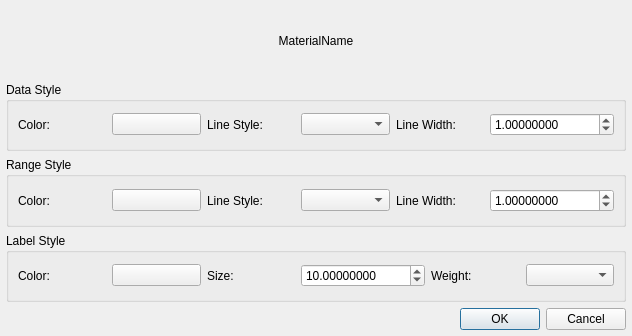
<?xml version="1.0" encoding="UTF-8"?>
<ui version="4.0">
 <class>overlay_style_picker</class>
 <widget class="QDialog" name="overlay_style_picker">
  <property name="geometry">
   <rect>
    <x>0</x>
    <y>0</y>
    <width>632</width>
    <height>336</height>
   </rect>
  </property>
  <property name="windowTitle">
   <string>Overlay Style</string>
  </property>
  <layout class="QGridLayout" name="gridLayout">
   <property name="leftMargin">
    <number>6</number>
   </property>
   <property name="topMargin">
    <number>6</number>
   </property>
   <property name="rightMargin">
    <number>6</number>
   </property>
   <property name="bottomMargin">
    <number>6</number>
   </property>
   <item row="0" column="0" colspan="4">
    <widget class="QLabel" name="material_name">
     <property name="text">
      <string>MaterialName</string>
     </property>
     <property name="alignment">
      <set>Qt::AlignCenter</set>
     </property>
    </widget>
   </item>
   <item row="6" column="0" colspan="4">
    <widget class="QDialogButtonBox" name="button_box">
     <property name="standardButtons">
      <set>QDialogButtonBox::Cancel|QDialogButtonBox::Ok</set>
     </property>
    </widget>
   </item>
   <item row="3" column="0" colspan="4">
    <widget class="QGroupBox" name="data_style_group">
     <property name="title">
      <string>Data Style</string>
     </property>
     <layout class="QGridLayout" name="gridLayout_2">
      <item row="0" column="4">
       <widget class="QLabel" name="data_style_label">
        <property name="text">
         <string>Line Style:</string>
        </property>
        <property name="buddy">
         <cstring>data_style</cstring>
        </property>
       </widget>
      </item>
      <item row="0" column="0">
       <widget class="QLabel" name="data_color_label">
        <property name="text">
         <string>Color:</string>
        </property>
        <property name="buddy">
         <cstring>data_color</cstring>
        </property>
       </widget>
      </item>
      <item row="0" column="1">
       <widget class="QPushButton" name="data_color">
        <property name="text">
         <string/>
        </property>
        <property name="autoDefault">
         <bool>false</bool>
        </property>
       </widget>
      </item>
      <item row="0" column="5">
       <widget class="QComboBox" name="data_style"/>
      </item>
      <item row="0" column="6">
       <widget class="QLabel" name="data_size_label">
        <property name="text">
         <string>Line Width:</string>
        </property>
        <property name="buddy">
         <cstring>data_size</cstring>
        </property>
       </widget>
      </item>
      <item row="0" column="7">
       <widget class="ScientificDoubleSpinBox" name="data_size">
        <property name="keyboardTracking">
         <bool>false</bool>
        </property>
        <property name="decimals">
         <number>8</number>
        </property>
        <property name="minimum">
         <double>0.000001000000000</double>
        </property>
        <property name="maximum">
         <double>100000.000000000000000</double>
        </property>
        <property name="singleStep">
         <double>0.100000000000000</double>
        </property>
        <property name="value">
         <double>1.000000000000000</double>
        </property>
       </widget>
      </item>
     </layout>
    </widget>
   </item>
   <item row="4" column="0" colspan="4">
    <widget class="QGroupBox" name="range_style_group">
     <property name="title">
      <string>Range Style</string>
     </property>
     <layout class="QGridLayout" name="gridLayout_3">
      <item row="0" column="1">
       <widget class="QPushButton" name="range_color">
        <property name="text">
         <string/>
        </property>
        <property name="autoDefault">
         <bool>false</bool>
        </property>
       </widget>
      </item>
      <item row="0" column="0">
       <widget class="QLabel" name="range_color_label">
        <property name="text">
         <string>Color:</string>
        </property>
        <property name="buddy">
         <cstring>range_color</cstring>
        </property>
       </widget>
      </item>
      <item row="0" column="4">
       <widget class="QLabel" name="range_style_label">
        <property name="text">
         <string>Line Style:</string>
        </property>
        <property name="buddy">
         <cstring>range_style</cstring>
        </property>
       </widget>
      </item>
      <item row="0" column="5">
       <widget class="QComboBox" name="range_style">
        <property name="currentText">
         <string/>
        </property>
       </widget>
      </item>
      <item row="0" column="6">
       <widget class="QLabel" name="range_size_label">
        <property name="text">
         <string>Line Width:</string>
        </property>
        <property name="buddy">
         <cstring>range_size</cstring>
        </property>
       </widget>
      </item>
      <item row="0" column="7">
       <widget class="ScientificDoubleSpinBox" name="range_size">
        <property name="keyboardTracking">
         <bool>false</bool>
        </property>
        <property name="decimals">
         <number>8</number>
        </property>
        <property name="minimum">
         <double>0.000001000000000</double>
        </property>
        <property name="maximum">
         <double>100000.000000000000000</double>
        </property>
        <property name="singleStep">
         <double>0.100000000000000</double>
        </property>
        <property name="value">
         <double>1.000000000000000</double>
        </property>
       </widget>
      </item>
     </layout>
    </widget>
   </item>
   <item row="5" column="0" colspan="4">
    <widget class="QGroupBox" name="label_group">
     <property name="title">
      <string>Label Style</string>
     </property>
     <layout class="QGridLayout" name="gridLayout_4">
      <item row="0" column="2">
       <widget class="QLabel" name="label_size_label">
        <property name="text">
         <string>Size:</string>
        </property>
        <property name="buddy">
         <cstring>label_size</cstring>
        </property>
       </widget>
      </item>
      <item row="0" column="0">
       <widget class="QLabel" name="label_color_label">
        <property name="text">
         <string>Color:</string>
        </property>
        <property name="buddy">
         <cstring>label_color</cstring>
        </property>
       </widget>
      </item>
      <item row="0" column="5">
       <widget class="QComboBox" name="label_weight"/>
      </item>
      <item row="0" column="3">
       <widget class="ScientificDoubleSpinBox" name="label_size">
        <property name="decimals">
         <number>8</number>
        </property>
        <property name="maximum">
         <double>100000.000000000000000</double>
        </property>
        <property name="value">
         <double>10.000000000000000</double>
        </property>
       </widget>
      </item>
      <item row="0" column="4">
       <widget class="QLabel" name="label_weight_label">
        <property name="text">
         <string>Weight:</string>
        </property>
        <property name="buddy">
         <cstring>label_weight</cstring>
        </property>
       </widget>
      </item>
      <item row="0" column="1">
       <widget class="QPushButton" name="label_color">
        <property name="text">
         <string/>
        </property>
       </widget>
      </item>
     </layout>
    </widget>
   </item>
  </layout>
 </widget>
 <customwidgets>
  <customwidget>
   <class>ScientificDoubleSpinBox</class>
   <extends>QDoubleSpinBox</extends>
   <header>scientificspinbox.h</header>
  </customwidget>
 </customwidgets>
 <tabstops>
  <tabstop>data_color</tabstop>
  <tabstop>data_style</tabstop>
  <tabstop>data_size</tabstop>
  <tabstop>range_color</tabstop>
  <tabstop>range_style</tabstop>
  <tabstop>range_size</tabstop>
  <tabstop>label_color</tabstop>
  <tabstop>label_size</tabstop>
  <tabstop>label_weight</tabstop>
 </tabstops>
 <resources/>
 <connections>
  <connection>
   <sender>button_box</sender>
   <signal>accepted()</signal>
   <receiver>overlay_style_picker</receiver>
   <slot>accept()</slot>
   <hints>
    <hint type="sourcelabel">
     <x>296</x>
     <y>80</y>
    </hint>
    <hint type="destinationlabel">
     <x>196</x>
     <y>47</y>
    </hint>
   </hints>
  </connection>
  <connection>
   <sender>button_box</sender>
   <signal>rejected()</signal>
   <receiver>overlay_style_picker</receiver>
   <slot>reject()</slot>
   <hints>
    <hint type="sourcelabel">
     <x>296</x>
     <y>80</y>
    </hint>
    <hint type="destinationlabel">
     <x>196</x>
     <y>47</y>
    </hint>
   </hints>
  </connection>
 </connections>
</ui>
